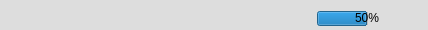
          <widget class="QWidget" name="statusbar_widget" native="true">
           <property name="minimumSize">
            <size>
             <width>0</width>
             <height>25</height>
            </size>
           </property>
           <property name="maximumSize">
            <size>
             <width>16777215</width>
             <height>30</height>
            </size>
           </property>
           <property name="styleSheet">
            <string notr="true">QWidget{
	background-color: rgb(221, 221, 221);
	border-radius:5px;
}</string>
           </property>
           <layout class="QHBoxLayout" name="horizontalLayout_3">
            <item>
             <widget class="QWidget" name="message_widget" native="true">
              <property name="sizePolicy">
               <sizepolicy hsizetype="MinimumExpanding" vsizetype="Preferred">
                <horstretch>0</horstretch>
                <verstretch>0</verstretch>
               </sizepolicy>
              </property>
              <property name="minimumSize">
               <size>
                <width>300</width>
                <height>0</height>
               </size>
              </property>
             </widget>
            </item>
            <item>
             <widget class="QWidget" name="progressbar_widget" native="true">
              <property name="sizePolicy">
               <sizepolicy hsizetype="Fixed" vsizetype="Fixed">
                <horstretch>0</horstretch>
                <verstretch>0</verstretch>
               </sizepolicy>
              </property>
              <property name="minimumSize">
               <size>
                <width>100</width>
                <height>15</height>
               </size>
              </property>
              <property name="maximumSize">
               <size>
                <width>100</width>
                <height>16777215</height>
               </size>
              </property>
              <layout class="QGridLayout" name="gridLayout_7">
               <property name="leftMargin">
                <number>0</number>
               </property>
               <property name="topMargin">
                <number>0</number>
               </property>
               <property name="rightMargin">
                <number>0</number>
               </property>
               <property name="bottomMargin">
                <number>0</number>
               </property>
               <property name="spacing">
                <number>0</number>
               </property>
               <item row="0" column="0">
                <widget class="QProgressBar" name="progressBar">
                 <property name="minimumSize">
                  <size>
                   <width>0</width>
                   <height>15</height>
                  </size>
                 </property>
                 <property name="value">
                  <number>50</number>
                 </property>
                 <property name="alignment">
                  <set>Qt::AlignmentFlag::AlignCenter</set>
                 </property>
                 <property name="textVisible">
                  <bool>true</bool>
                 </property>
                 <property name="orientation">
                  <enum>Qt::Orientation::Horizontal</enum>
                 </property>
                 <property name="invertedAppearance">
                  <bool>false</bool>
                 </property>
                 <property name="format">
                  <string>%p%</string>
                 </property>
                </widget>
               </item>
              </layout>
             </widget>
            </item>
           </layout>
          </widget>
